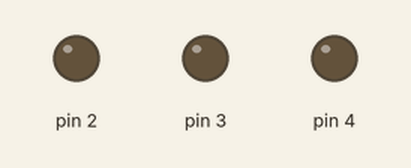
Simulated run of this sketch. Board: Arduino Uno, built with avr-gcc and run on an emulated ATmega328P. Shown: output pins drawn as LEDs (lit = HIGH).

Above: at 1.1 s.
At 2.2 s:
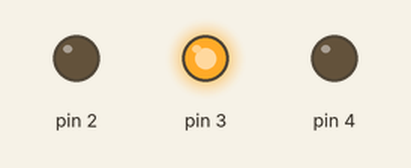
At 4.2 s:
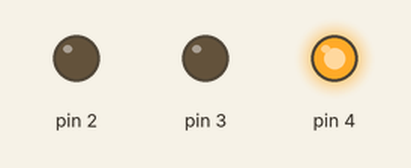
At 6.1 s:
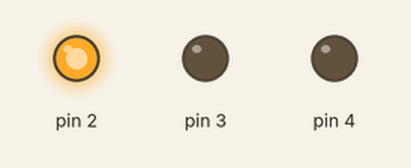
Timing chart, 0 to 7.8 s (numbered marks = the images above):
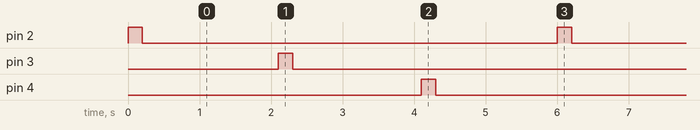

The sketch:

Practica_2-3.ino
```cpp
int i=2;

// the setup routine runs once when you press reset:
void setup() {
  // initialize the digital pin as an output.

  for ( int i = 2 ; i <= 4 ; i++)
  {
    pinMode(i, OUTPUT);
  }

}

// the loop routine runs over and over again forever:
void loop() {
  int temp=2000;
  int cont=0;


  for (int i=2 ; i <= 4 ; i++)
  {
      cont++;
       digitalWrite( i , HIGH) ;
       delay (200) ;
       digitalWrite( i , LOW);
       delay (temp-(cont*100)) ;
  }
}
```

Measured:
- by itself, pin 2–4: alternates HIGH for 0.20 s and LOW for 5.8 s
- by itself, everything shown: repeats every 6.0 s, in 6 steps
